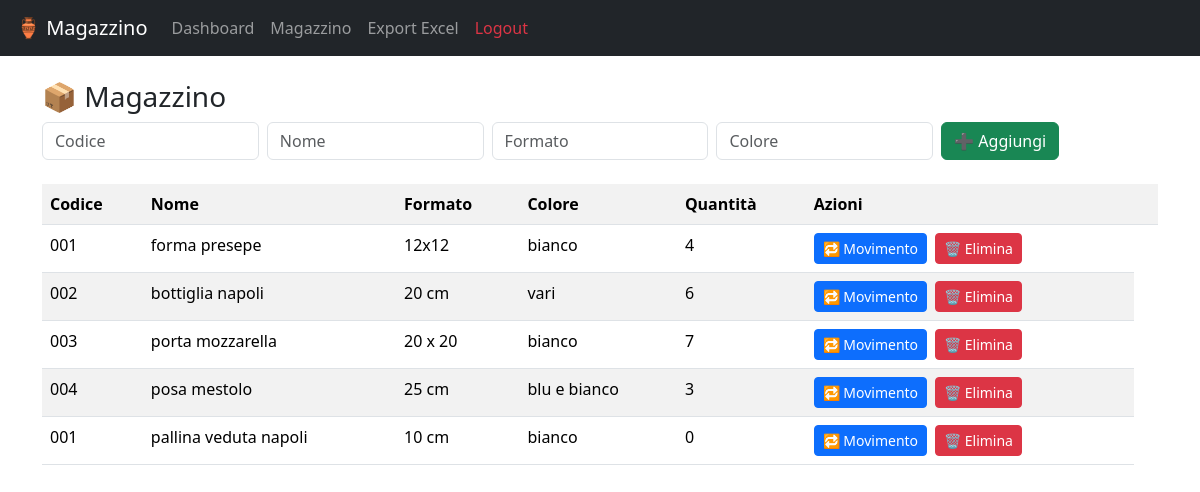
The page /magazzino (signed in) on the database its author committed.
### tables this page shows
CREATE TABLE articoli (
    id INTEGER PRIMARY KEY AUTOINCREMENT,
    codice TEXT,
    nome TEXT,
    formato TEXT,
    colore TEXT,
    quantita INTEGER DEFAULT 0
);

### app.py (the view)
@app.route("/magazzino")
@login_required
def magazzino():
    conn = db_conn()
    cur = conn.cursor()
    cur.execute("SELECT * FROM articoli")
    articoli = cur.fetchall()
    conn.close()
    return render_template("magazzino.html", articoli=articoli)

### app.py (called while the page is built)
def db_conn():
    conn = sqlite3.connect(DB)
    conn.row_factory = sqlite3.Row
    return conn

def login_required(f):
    @wraps(f)
    def decorated(*args, **kwargs):
        if "user" not in session:
            return redirect("/")
        return f(*args, **kwargs)
    return decorated

### templates/magazzino.html
{% extends "base.html" %}
{% block content %}
<h3>📦 Magazzino</h3>
<form method="post" action="/articolo/add" class="row g-2 mb-4">
    <div class="col"><input class="form-control" name="codice" placeholder="Codice" required></div>
    <div class="col"><input class="form-control" name="nome" placeholder="Nome" required></div>
    <div class="col"><input class="form-control" name="formato" placeholder="Formato"></div>
    <div class="col"><input class="form-control" name="colore" placeholder="Colore"></div>
    <div class="col"><button class="btn btn-success">➕ Aggiungi</button></div>
</form>
<table class="table table-striped">
    <tr>
        <th>Codice</th>
        <th>Nome</th>
        <th>Formato</th>
        <th>Colore</th>
        <th>Quantità</th>
        <th>Azioni</th>
		<th></th
    </tr>
    {% for a in articoli %}
    <tr>
        <td>{{ a["codice"] }}</td>
        <td>{{ a["nome"] }}</td>
        <td>{{ a["formato"] }}</td>
        <td>{{ a["colore"] }}</td>
        <td>{{ a["quantita"] }}</td>
        <td class="d-flex gap-2">
    <a class="btn btn-sm btn-primary"
       href="/movimento/{{ a['id'] }}">
        🔁 Movimento
    </a>
    <form method="post"
          action="/articolo/delete/{{ a['id'] }}"
          onsubmit="return confirm('Sei sicuro di voler cancellare questo prodotto?');">
        <button class="btn btn-sm btn-danger">
            🗑️ Elimina
        </button>
    </form>
        </td>
    </tr>
    {% endfor %}
</table>
{% endblock %}

### templates/base.html (shortened to what this page needs)
<!DOCTYPE html>
<html lang="it">
<head>
    <link href="https://cdn.jsdelivr.net/npm/bootstrap@5.3.2/dist/css/bootstrap.min.css" rel="stylesheet">
</head>
<body>
<nav class="navbar navbar-expand-lg navbar-dark bg-dark px-3">
    <a class="navbar-brand" href="/dashboard">🏺 Magazzino</a>
    <div class="navbar-nav">
        <a class="nav-link" href="/dashboard">Dashboard</a>
        <a class="nav-link" href="/magazzino">Magazzino</a>
        <a class="nav-link" href="/export">Export Excel</a>
        <a class="nav-link text-danger" href="/logout">Logout</a>
    </div>
</nav>
<div class="container mt-4">
    {% block content %}{% endblock %}
</div>
</body>
</html>

### rows shown on the page
articoli: codice "001", nome "forma presepe", formato "12x12", colore "bianco", quantita "4"
articoli: codice "002", nome "bottiglia napoli", formato "20 cm", colore "vari", quantita "6"
articoli: codice "003", nome "porta mozzarella", formato "20 x 20", colore "bianco", quantita "7"
articoli: codice "004", nome "posa mestolo", formato "25 cm", colore "blu e bianco", quantita "3"
articoli: codice "001", nome "pallina veduta napoli", formato "10 cm", colore "bianco", quantita "0"
